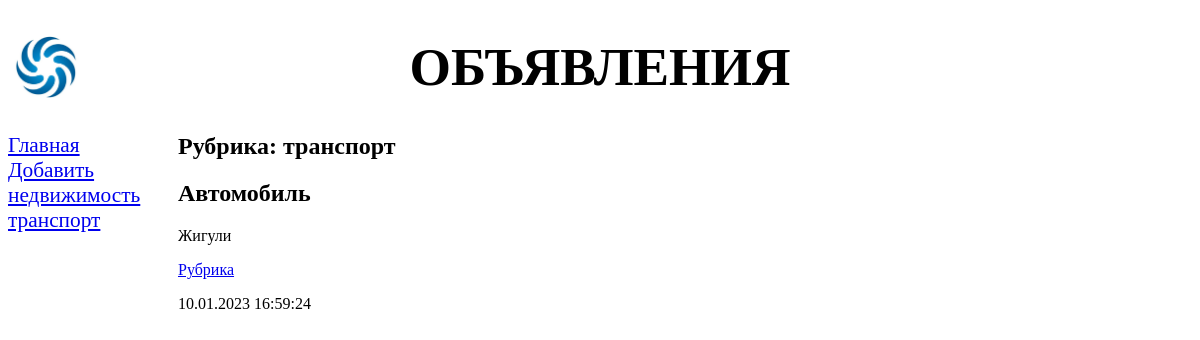
The page /bboard/2/ on the database its author committed.
### bboard/models.py (models this page shows, shortened)
class Rubric(models.Model):
    name = models.CharField(max_length=20, db_index=True,
                                    verbose_name='Название')
    class Meta:
        verbose_name_plural = 'Рубрики'
        verbose_name = 'Рубрика'
        ordering = ['name']

class Bb(models.Model):
    title = models.CharField(max_length=50, verbose_name='Товар')
    content = models.TextField(null=True, blank=True, verbose_name='Описание')
    price = models.FloatField(null=True, blank=True, verbose_name='Цена')
    published = models.DateTimeField(auto_now_add=True, db_index=True,
                                             verbose_name='Опубликованно')
    rubric = models.ForeignKey('Rubric', null=True,
                                on_delete=models.PROTECT, verbose_name='Рубрика')
    class Meta:
        verbose_name_plural = 'Обьявления'
        verbose_name = 'Объявление'
        ordering = ['-published']

### bboard/views.py (the view)
# urls.py: path('<int:rubric_id>/', by_rubric, name='by_rubric'),
def by_rubric(request, rubric_id):
    bbs = Bb.objects.filter(rubric=rubric_id)
    rubrics = Rubric.objects.all()
    current_rubric = Rubric.objects.get(pk=rubric_id)
    context = {'bbs': bbs, 'rubrics': rubrics,
                'current_rubric': current_rubric}
    return render(request, 'bboard/by_rubric.html', context)

### bboard/templates/bboard/by_rubric.html (shortened to what this page needs)
{% extends "layout/basic.html" %}
{% block content %}
<h2>Рубрика: {{ current_rubric.name}}</h2>
{% for bb in bbs %}
    <div>
        <h2>{{ bb.title }}</h2>
        <p>{{ bb.content }}</p>
        <p><a href="{% url 'by_rubric' bb.rubric.pk %}">Рубрика</a></p>
        <p>{{ bb.published|date:"d.m.Y H:i:s" }}</p>
    </div>
{% endfor %}
{% endblock %}

### bboard/templates/layout/basic.html (shortened to what this page needs)
{% load static %}
<!DOCTYPE html>
<html>
    <head>
        <link rel="stylesheet" type="text/css" href="{% static 'bboard/style.css' %}">
    </head>
    <body>
        <header>
            <h1>Объявления</h1>
        </header>
        <nav>
            <a href="{% url 'index' %}">Главная</a>
            <a href="{% url 'add' %}">Добавить</a>
            {% for rubric in rubrics %}
            <a href="{% url 'by_rubric' rubric.pk %}">
                {{ rubric.name }}
            </a>
            {% endfor %}
        </nav>
        <section>
            {% block content %}
            {% endblock %}
        </section>
    </body>
</html>

### bboard/static/bboard/style.css (style rules this page uses)
header h1 { font-size: 40pt; text-transform: uppercase; text-align: center; background: url("bg.jpg") left / auto 100% no-repeat; }
nav { font-size: 16pt; width: 150px; float: left; }
nav a { display: block; margin: l0px 0px; }
section { margin-left: 170px; }

### rows shown on the page
Rubric: name "недвижимость"
Rubric: name "транспорт"
Bb: title "Автомобиль", content "Жигули", published "10.01.2023 16:59:24"
